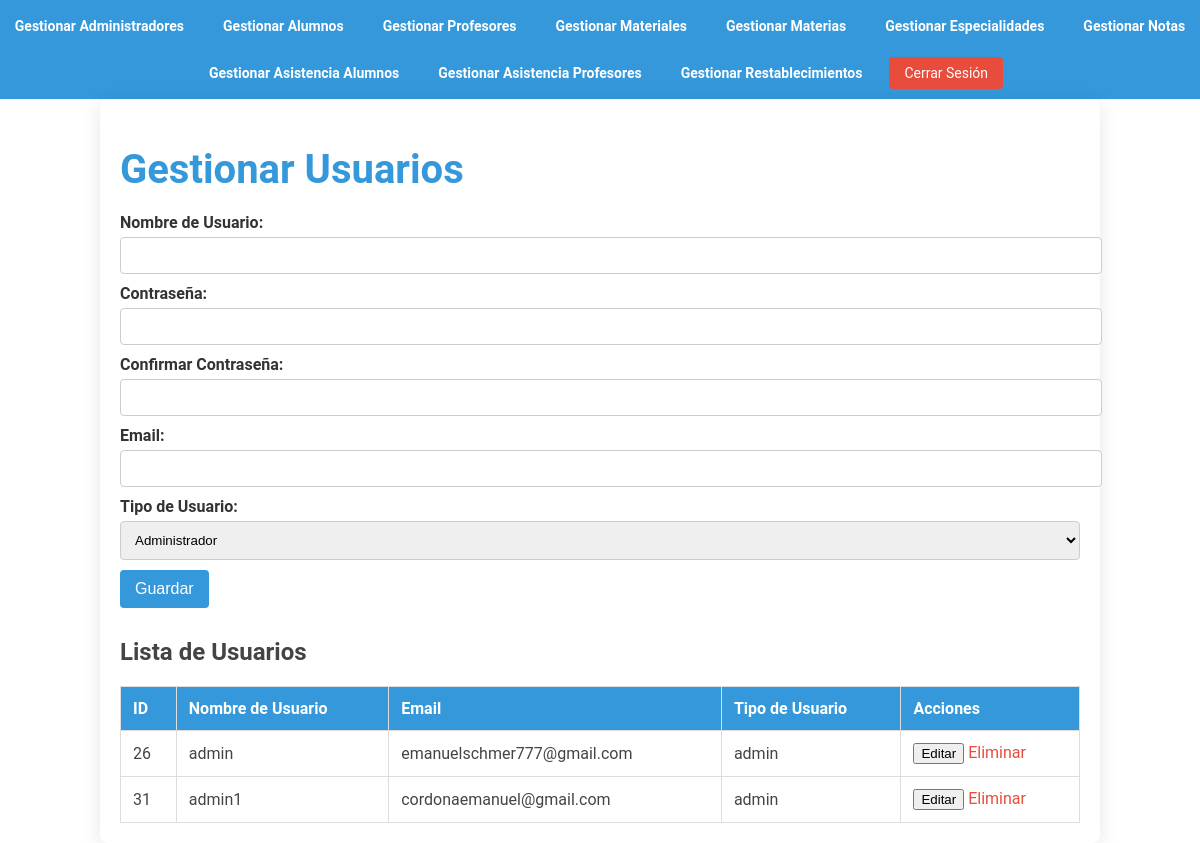
Screenshot of /manage_users.php (signed in) with the database file from the repository.
### tables this page shows
CREATE TABLE `users` (
  `id` int(11) NOT NULL,
  `username` varchar(50) NOT NULL,
  `password` varchar(255) NOT NULL,
  `email` varchar(100) DEFAULT NULL,
  `created_at` timestamp NOT NULL DEFAULT current_timestamp(),
  `user_type` enum('admin','profesor','alumno') NOT NULL
);

### manage_users.php (the view, shortened to what this page needs)
<?php
include 'config.php';
$sql = "SELECT * FROM users";
$result = $conn->query($sql);
?>
<!DOCTYPE html>
<html lang="es">
<head>
    <link rel="stylesheet" href="css/gestion_u.css">
</head>
<body>
    <header>
        <nav>
        <a href="manage_users.php">Gestionar Administradores</a>
            <a href="manage_alumnos.php">Gestionar Alumnos</a>
            <a href="manage_profesores.php">Gestionar Profesores</a>
            <a href="manage_materiales.php">Gestionar Materiales</a>
            <a href="manage_materias.php">Gestionar Materias</a>
            <a href="manage_especialidades.php">Gestionar Especialidades</a>
            <a href="manage_notas.php">Gestionar Notas</a>
            <a href="manage_asistencia_alumnos.php">Gestionar Asistencia Alumnos</a>
            <a href="manage_asistencia_profesores.php">Gestionar Asistencia Profesores</a>
            <a href="manage_password_resets.php">Gestionar Restablecimientos</a>
            <a href="logout.php" class="btn">Cerrar Sesión</a>
        </nav>
    </header>
    <div class="container">
        <h1>Gestionar Usuarios</h1>
        <form action="manage_users.php" method="post">
            <label>Nombre de Usuario:</label>
            <input type="text" name="username" id="username" required>
            <label>Contraseña:</label>
            <input type="password" name="password" id="password">
            <label>Confirmar Contraseña:</label>
            <input type="password" name="confirm_password" id="confirm_password">
            <label>Email:</label>
            <input type="email" name="email" id="email" required>
            <label>Tipo de Usuario:</label>
            <select name="user_type" id="user_type">
                <option value="admin">Administrador</option>
            </select>
            <button type="submit">Guardar</button>
        </form>
        <h2>Lista de Usuarios</h2>
        <table>
            <thead>
                <tr>
                    <th>ID</th>
                    <th>Nombre de Usuario</th>
                    <th>Email</th>
                    <th>Tipo de Usuario</th>
                    <th>Acciones</th>
                </tr>
            </thead>
            <tbody>
                <?php while ($row = $result->fetch_assoc()): ?>
                <tr>
                    <td><?php echo $row['id']; ?></td>
                    <td><?php echo htmlspecialchars($row['username']); ?></td>
                    <td><?php echo htmlspecialchars($row['email']); ?></td>
                    <td><?php echo htmlspecialchars($row['user_type']); ?></td>
                    <td>
                        <button onclick="editUser(<?php echo htmlspecialchars(json_encode($row)); ?>)">Editar</button>
                        <a href="manage_users.php?delete_id=<?php echo $row['id']; ?>" onclick="return confirm('¿Estás seguro de que deseas eliminar este usuario?');">Eliminar</a>
                    </td>
                </tr>
                <?php endwhile; ?>
            </tbody>
        </table>
    </div>
</body>
</html>

### css/gestion_u.css (style rules this page uses)
body { font-family: 'Roboto', sans-serif; background-color: #ffffff; color: #444; margin: 0; padding: 0; }
.container { width: 80%; margin: 0 auto; padding: 20px; background-color: #fff; border-radius: 8px; box-shadow: 0 4px 20px rgba(0, 0, 0, 0.1); }
h1 { color: #3498db; font-size: 2.5em; margin-bottom: 20px; }
form { margin-bottom: 30px; }
form label { display: block; margin-top: 10px; font-weight: bold; color: #333; }
form input[type="text"], form input[type="password"], form input[type="email"], form input[type="number"], form input[type="date"], form input[type="file"], form select { width: 100%; padding: 10px; margin-top: 5px; border: 1px solid #ccc; border-radius: 4px; }
form button { background-color: #3498db; color: white; border: none; padding: 10px 15px; margin-top: 10px; border-radius: 4px; cursor: pointer; font-size: 1em; transition: background-color 0.3s; }
table { width: 100%; border-collapse: collapse; margin-top: 20px; }
table, th, td { border: 1px solid #ddd; }
th, td { padding: 12px; text-align: left; }
th { background-color: #3498db; color: white; }
td a { text-decoration: none; color: #3498db; }
td a:last-child { color: #e74c3c; }
header { background-color: #3498db; padding: 10px 0; }
nav { display: flex; justify-content: center; align-items: center; gap: 15px; flex-wrap: wrap; }
nav a { color: #ffffff; text-decoration: none; font-size: 14px; font-weight: bold; padding: 8px 12px; border-radius: 4px; transition: background-color 0.3s, color 0.3s; }
nav a.btn { background-color: #e74c3c; color: #fff; padding: 8px 15px; border: none; font-weight: normal; }

### rows the page displays
users: id "26", username "admin", email "emanuelschmer777@gmail.com", user_type "admin"
users: id "31", username "admin1", email "cordonaemanuel@gmail.com", user_type "admin"
